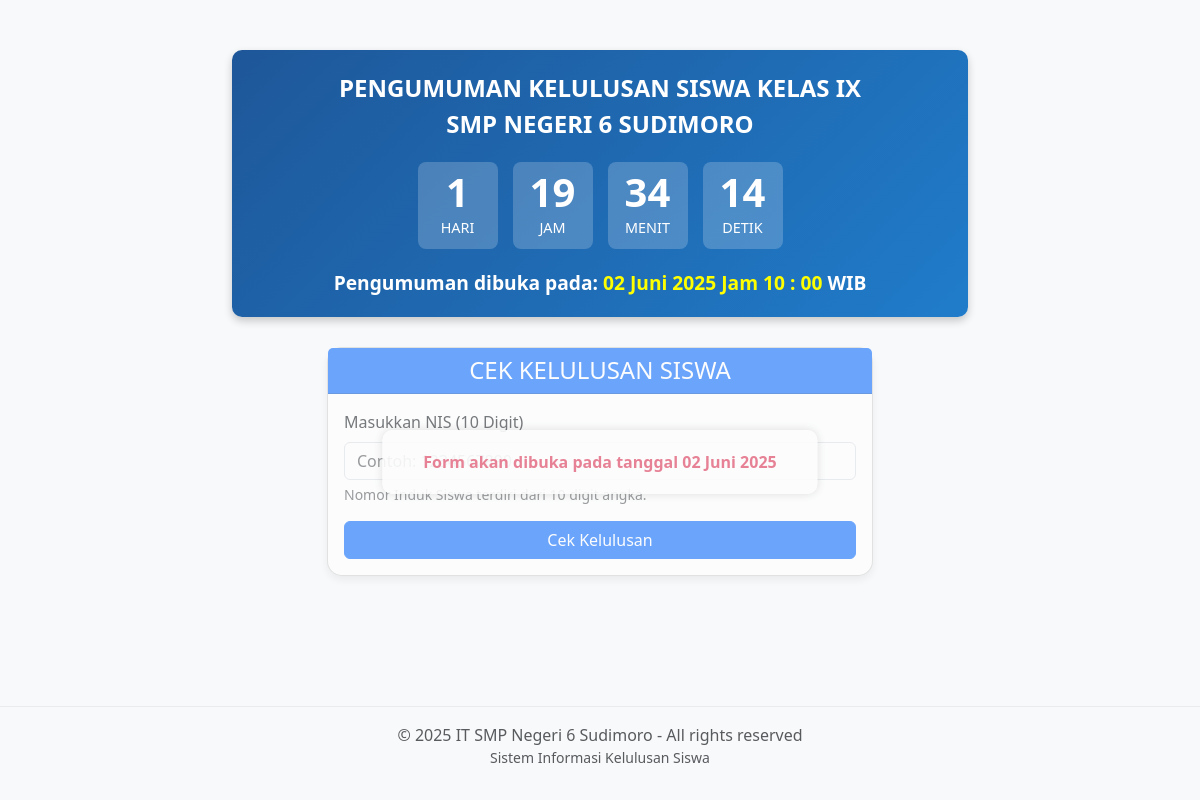
The page / on the database its author committed.
### tables this page shows
CREATE TABLE `pengaturan_sekolah` (
  `id` int(11) NOT NULL,
  `nama_sekolah` varchar(100) NOT NULL,
  `alamat_sekolah` text NOT NULL,
  `kota_sekolah` varchar(50) NOT NULL,
  `nama_kepala_sekolah` varchar(100) NOT NULL,
  `nip_kepala_sekolah` varchar(20) NOT NULL,
  `nomor_surat` varchar(50) NOT NULL DEFAULT '123/SKL/UND/VI/2023',
  `logo_sekolah` varchar(255) DEFAULT NULL,
  `tanda_tangan` varchar(255) DEFAULT NULL,
  `stempel` varchar(255) DEFAULT NULL,
  `tanggal_pengumuman` datetime NOT NULL,
  `updated_at` timestamp NOT NULL DEFAULT current_timestamp() ON UPDATE current_timestamp()
);

### config.php (called while the page is built, shortened)
<?php
$host = 'localhost';
$user = 'root';
$pass = '';
$db   = 'kelulusan_siswa';
$conn = new mysqli($host, $user, $pass, $db);
$pengaturan = $conn->query("SELECT * FROM pengaturan_sekolah LIMIT 1")->fetch_assoc();
$nama_sekolah = $pengaturan['nama_sekolah'];
$tanggal_pengumuman = $pengaturan['tanggal_pengumuman'];
function tgl_indo($tanggal){
	$bulan = array (
		1 =>   'Januari',
		'Februari',
		'Maret',
		'April',
		'Mei',
		'Juni',
		'Juli',
		'Agustus',
		'September',
		'Oktober',
		'November',
		'Desember'
	);
	$pecahkan = explode('-', $tanggal);
	return $pecahkan[2] . ' ' . $bulan[ (int)$pecahkan[1] ] . ' ' . $pecahkan[0];
}
function jam_indo($tanggal){
	$pecahkan = explode(':', $tanggal);
	return $pecahkan[2] . ' ' . $pecahkan[1] . ' ' . $pecahkan[0] ;
}
?>

### index.php (the view, shortened to what this page needs)
<?php
include 'config.php';
$today = new DateTime();
$pengumuman = new DateTime($tanggal_pengumuman);
$interval = $today->diff($pengumuman);
$days_remaining = $interval->days;
$is_announcement_day = ($today >= $pengumuman);
?>
<!DOCTYPE html>
<html lang="id">
<head>
    <link href="https://cdn.jsdelivr.net/npm/bootstrap@5.3.0/dist/css/bootstrap.min.css" rel="stylesheet">
</head>
<body>
    <div class="container">
        <div class="row justify-content-center">
            <div class="col-md-8">
                <div class="counter-container">
                    <div class="counter-title">PENGUMUMAN KELULUSAN SISWA KELAS IX <br /> SMP NEGERI 6 SUDIMORO</div>
                    <?php if (!$is_announcement_day): ?>
                        <div class="counter-time">
                            <div class="time-box">
                                <div class="time-value" id="countdown-days"><?= $days_remaining ?></div>
                                <div class="time-label">HARI</div>
                            </div>
                            <div class="time-box">
                                <div class="time-value" id="countdown-hours">00</div>
                                <div class="time-label">JAM</div>
                            </div>
                            <div class="time-box">
                                <div class="time-value" id="countdown-minutes">00</div>
                                <div class="time-label">MENIT</div>
                            </div>
                            <div class="time-box">
                                <div class="time-value" id="countdown-seconds">00</div>
                                <div class="time-label">DETIK</div>
                            </div>
                        </div>
                        <div class="announcement-info">
                            Pengumuman dibuka pada: <b style="color:yellow"><?= tgl_indo(date('Y-m-d',strtotime($tanggal_pengumuman))).' Jam '.jam_indo(date('H',strtotime($tanggal_pengumuman))).' :'.jam_indo(date('i',strtotime($tanggal_pengumuman))) ?></b> WIB
                        </div>
                    <?php endif; ?>
                </div>
            </div>
        </div>
        <div class="row justify-content-center">
            <div class="col-md-6">
                <div class="card <?= !$is_announcement_day ? 'form-disabled' : '' ?>">
                    <div class="card-header bg-primary text-white">
                        <h4 class="mb-0 text-center">CEK KELULUSAN SISWA</h4>
                    </div>
                    <div class="card-body">
                        <form id="formCekKelulusan" method="POST">
                            <div class="mb-3">
                                <label for="nis" class="form-label">Masukkan NIS (10 Digit)</label>
                                <input type="text" class="form-control" id="nis" name="nis"
                                    placeholder="Contoh: 1234567890" maxlength="10" required>
                                <div id="nisHelp" class="form-text">Nomor Induk Siswa terdiri dari 10 digit angka.</div>
                            </div>
                            <button type="submit" class="btn btn-primary w-100">Cek Kelulusan</button>
                        </form>
                    </div>
                </div>
            </div>
        </div>
    </div>
    <footer class="footer mt-5 py-3 bg-light">
        <div class="container">
            <div class="row">
                <div class="col-md-12 text-center">
                    <p class="text-muted mb-0">&copy; <?= date('Y') ?> IT <?= htmlspecialchars($nama_sekolah) ?> - All rights reserved</p>
                    <p class="text-muted small">Sistem Informasi Kelulusan Siswa</p>
                </div>
            </div>
        </div>
    </footer>
</body>
</html>

### rows shown on the page
pengaturan_sekolah: tanggal_pengumuman "02 Juni 2025", tanggal_pengumuman "10", tanggal_pengumuman "00", nama_sekolah "SMP Negeri 6 Sudimoro"
